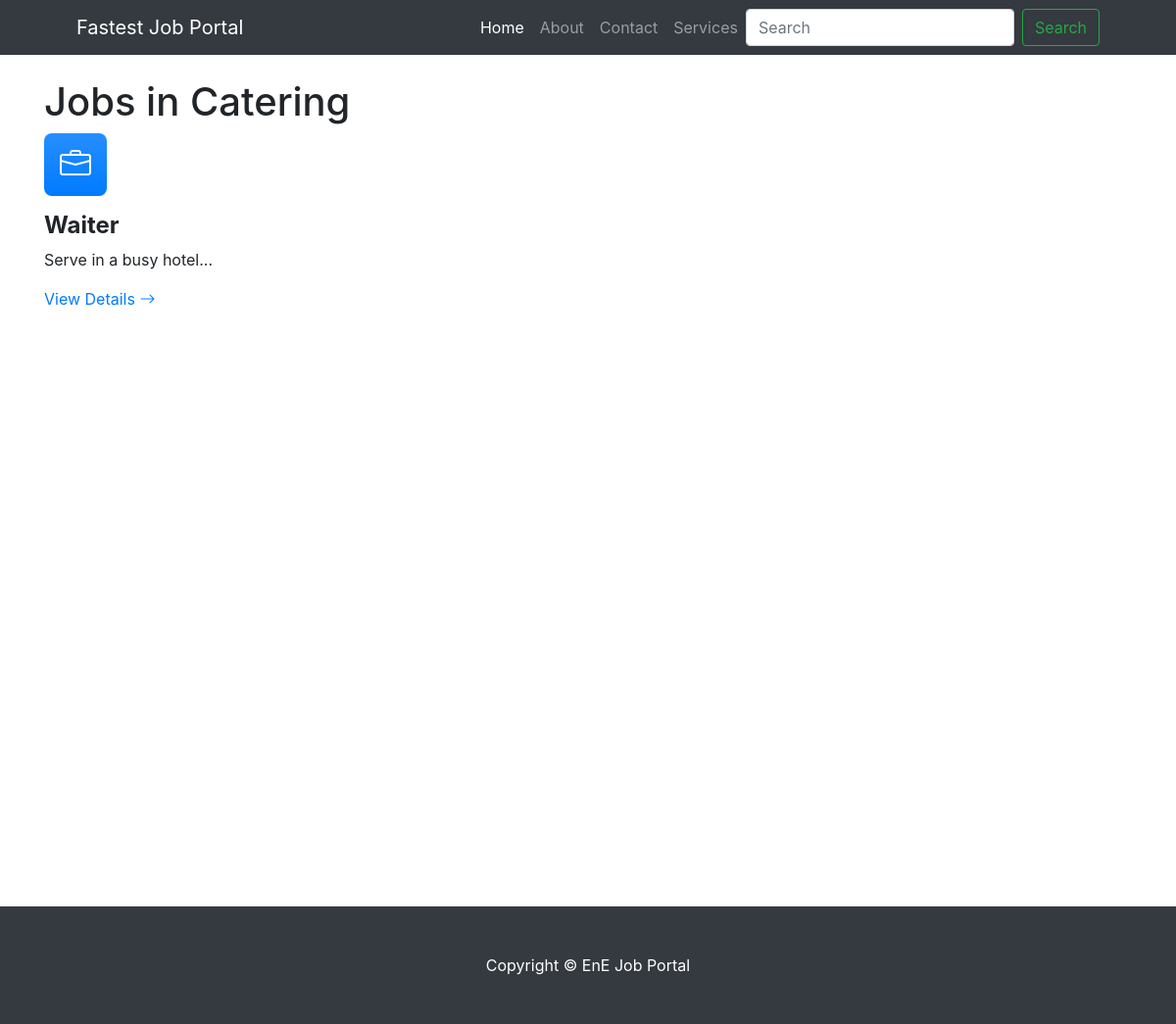
/jobs/industry/3/, run on the app's committed database.
### jobs/models.py (models this page shows, shortened)
class Industry(models.Model):
    name = models.CharField(max_length=255, unique=True)

class Job(models.Model):
    title = models.CharField(max_length=255)
    description = models.TextField()
    company = models.ForeignKey(Employer, on_delete=models.CASCADE)
    job_type = models.CharField(max_length=255, choices=[('Full-Time', 'Full-Time'), ('Part-Time', 'Part-Time'), ('Freelance', 'Freelance')])
    posted_on = models.DateTimeField(auto_now_add=True)
    category = models.ForeignKey(Category, on_delete=models.SET_NULL, null=True, blank=True)
    industry = models.ForeignKey(Industry, on_delete=models.SET_NULL, null=True, blank=True)
    location = models.CharField(max_length=255)

### jobs/views.py (the view)
# urls.py: path('industry/<int:industry_id>/', views.jobs_by_industry, name='industry'),
def jobs_by_industry(request, industry_id):
    industry = get_object_or_404(Industry, id=industry_id)
    jobs = Job.objects.filter(industry=industry)
    return render (request, 'jobs/industry.html', {'industry': industry, 'jobs':jobs})

### jobs/templates/jobs/industry.html
{% extends 'jobs/base.html' %}
{% block content %}
<div class="container my-4">
    <h1>Jobs in {{ industry.name }}</h1>
    <div class="row">
        {% for job in jobs %}
            <div class="col-lg-4 mb-5 mb-lg-0">
                <div class="feature bg-primary bg-gradient text-white rounded-3 mb-3"><i class="bi bi-briefcase"></i></div>
                <h2 class="h4 fw-bolder">{{ job.title }}</h2>
                <p>{{ job.description|slice:":150" }}...</p>
                <a class="text-decoration-none" href="{% url 'job_detail' job.id %}">
                    View Details
                    <i class="bi bi-arrow-right"></i>
                </a>
            </div>
        {% empty %}
            <p>No jobs available in this category.</p>
        {% endfor %}
    </div>
</div><br/><br/><br/><br/><br/><br/><br/><br/><br/><br/><br/><br/><br/><br/><br/><br/><br/><br/><br/><br/><br/><br/><br/><br/><br/><br/>
{% endblock %}

### data on the page
Industry: name "Catering"
Job: title "Waiter", description "Serve in a busy hotel"
